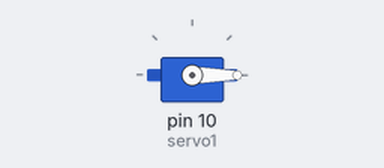
The sketch below on a simulated Arduino Uno, built with avr-gcc and run on an emulated ATmega328P. Parts: servo.

Above: at 0.05 s.
At 4.0 s:
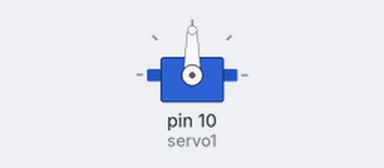
Timing chart, 0 to 5.2 s (numbered marks = the images above):
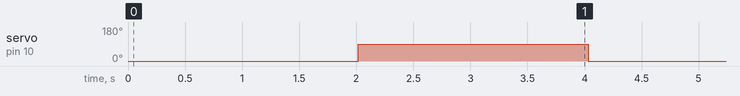

The sketch:

sg90_servo.ino
```cpp
/*
 Servo function to control a 180 degree 3-wire servo using PWM using the built-in "Servo" library
 Written by Nic John
*/

#include <Servo.h>

// Servo initialization
Servo servo1;  // servo object to control a servo
int servo1_pos;    // commanded servo 1


void setup() {
  // Set pin for servo
  servo1.attach(10);
}

void loop() {
  servo1_pos = 0;
  servo1.write(servo1_pos);  // sets the servo position
  delay(15);  // waits for the servo to get there

  delay(2000);

  servo1_pos = 90;
  servo1.write(servo1_pos);  // sets the servo position
  delay(15);  // waits for the servo to get there

  delay(2000);
}
```

Measured:
- by itself, servo on pin 10 (servo1): alternates 90° for 2.0 s and 0° for 2.0 s
